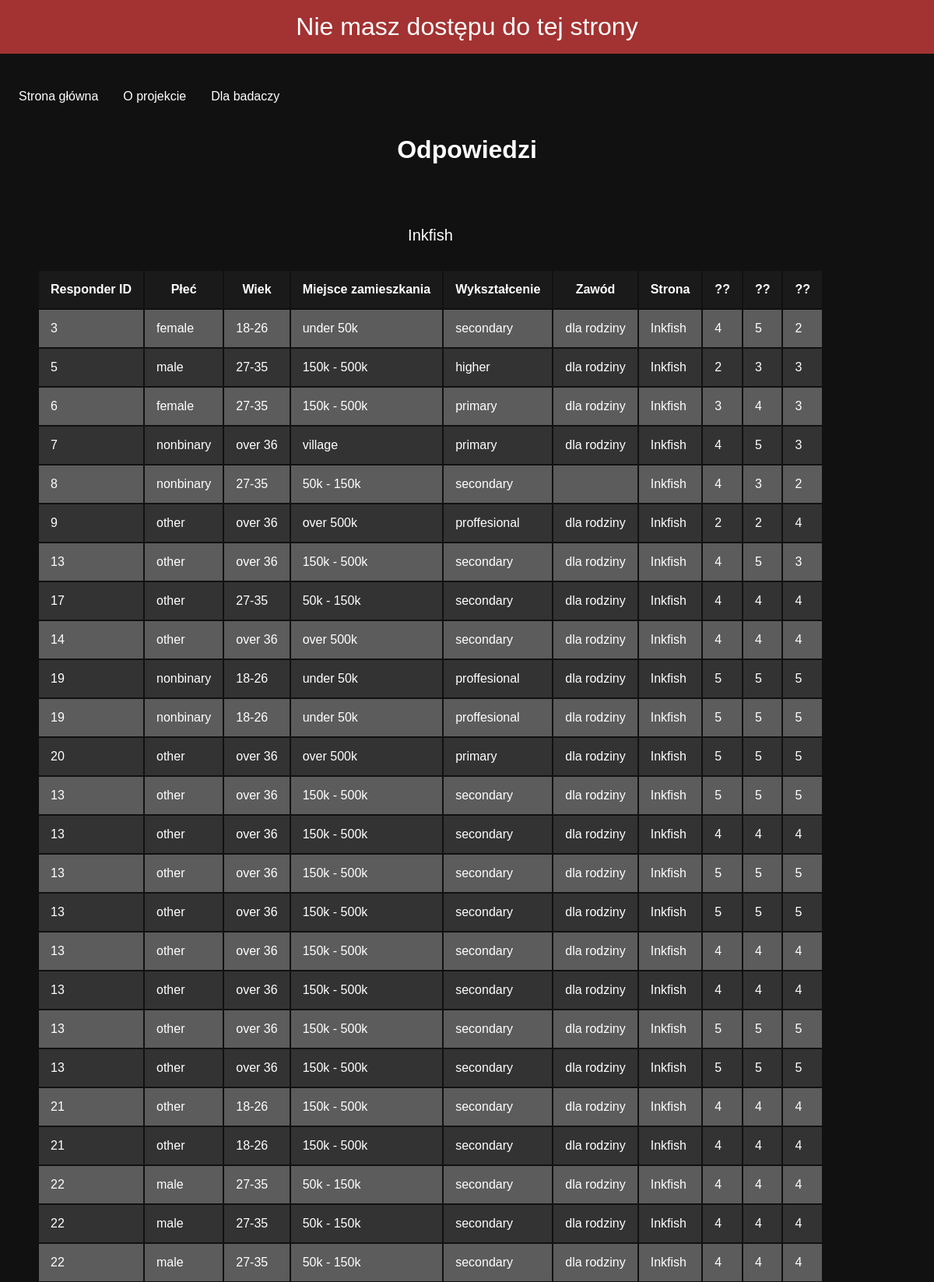
The app's page /responses (upper part) with its own data.
### app.py (models this page shows, shortened)
class Site(db.Model):
    id = db.Column(db.Integer, primary_key=True)
    name = db.Column(db.String(200), nullable=False)
    url = db.Column(db.String(200), nullable=False, unique=True)
    category = db.Column(db.String(200), nullable=False)
    type = db.Column(db.String(200), nullable=False)
    picture = db.Column(db.String(200), nullable=True)

class Question(db.Model):
    id = db.Column(db.Integer, primary_key=True)
    type = db.Column(db.String(200), nullable=False, unique=True)
    q1 = db.Column(db.String(200), nullable=False)
    q2 = db.Column(db.String(200), nullable=False)
    q3 = db.Column(db.String(200), nullable=False)

class Responder(db.Model):
    id = db.Column(db.Integer, primary_key=True)
    gender = db.Column(db.String(200), nullable=False)
    age = db.Column(db.String(200), nullable=False)
    residence = db.Column(db.String(200), nullable=False)
    education = db.Column(db.String(200), nullable=False)
    occupation = db.Column(db.String(200), nullable=True)

class Rating(db.Model):
    id = db.Column(db.Integer, primary_key=True)
    site_id = db.Column(db.Integer, db.ForeignKey('site.id'), nullable=False)
    responder_id = db.Column(db.Integer, db.ForeignKey('responder.id'), nullable=False)
    star1 = db.Column(db.Integer, nullable=False)
    star2 = db.Column(db.Integer, nullable=False)
    star3 = db.Column(db.Integer, nullable=False)
    site = db.relationship('Site', back_populates='ratings')
    responder = db.relationship('Responder', back_populates='ratings')

### app.py (the view)
@app.route('/responses', methods=['GET', 'POST'])
def responses():
    if is_not_logged():
        return redirect(url_for('index'))
    ratings = Rating.query.all()
    responders = Responder.query.all()
    sites = Site.query.all()
    questions = Question.query.all()
    return render_template("responses.html", ratings=ratings, responders=responders, sites=sites, questions=questions)

### app.py (called while the page is built)
def is_not_logged():
    if 'logged' not in session or session['logged']==False:
        flash('Nie masz dostępu do tej strony')

### templates/responses.html (shortened to what this page needs)
{% extends 'base.html' %}
{% block body %}
    <h2>Odpowiedzi</h2>
    {% for site in sites %}
        <table>
            <caption>{{ site.name }}</caption>
            <thead>
                <tr>
                    <th>Responder ID</th>
                    <th>Płeć</th>
                    <th>Wiek</th>
                    <th>Miejsce zamieszkania</th>
                    <th>Wykształcenie</th>
                    <th>Zawód</th>
                    <th>Strona</th>
                    {% for question in questions if site.type == question.type %}
                        <th>{{ question.q1 }}</th>
                        <th>{{ question.q2 }}</th>
                        <th>{{ question.q3 }}</th>
                    {% endfor %}
                </tr>
            </thead>
            <tbody>
                {% for rating in ratings if rating.site_id == site.id %}
                    {% for responder in responders if rating.responder_id == responder.id %}
                        <tr>
                            <td>{{ responder.id }}</std>
                            <td>{{ responder.gender }}</td>
                            <td>{{ responder.age }}</td>
                            <td>{{ responder.residence }}</td>
                            <td>{{ responder.education }}</td>
                            <td>{{ responder.occupation }}</td>
                            <td>{{ rating.site.name }}</td>
                            <td>{{ rating.star1 }}</td>
                            <td>{{ rating.star2 }}</td>
                            <td>{{ rating.star3 }}</td>
                        </tr>
                    {% endfor %}
                {% endfor %}
            </tbody>
        </table>
    {% endfor %}
{% endblock %}

### static/css/main.css (style rules this page uses)
body { margin: 0; font-family: sans-serif; background-color: #111111; color: white; }
h2 { text-align: center; font-size: 2rem; }
table { width: fit-content; margin: 3rem; align-items: center; align-self: center; }
th { background-color: #1a1a1a; }
tr:nth-child(even) { background-color: #333; }
tr:nth-child(odd) { background-color: #5c5c5c; }
th, td { padding: 15px; }
caption { font-size: 20px; padding: 2rem; }

### records on screen
Site: name "Inkfish", site.name "Inkfish"
Question: q1 "??", q2 "??", q3 "??"
Rating: star1 "4", star2 "5", star3 "2"
Responder: id "3", gender "female", age "18-26", residence "under 50k", education "secondary", occupation "dla rodziny"
Rating: star1 "2", star2 "3", star3 "3"
Responder: id "5", gender "male", age "27-35", residence "150k - 500k", education "higher", occupation "dla rodziny"
Rating: star1 "3", star2 "4", star3 "3"
Responder: id "6", gender "female", age "27-35", residence "150k - 500k", education "primary", occupation "dla rodziny"
Rating: star1 "4", star2 "5", star3 "3"
Responder: id "7", gender "nonbinary", age "over 36", residence "village", education "primary", occupation "dla rodziny"
Rating: star1 "4", star2 "3", star3 "2"
Responder: id "8", gender "nonbinary", age "27-35", residence "50k - 150k", education "secondary"
Rating: star1 "2", star2 "2", star3 "4"
Responder: id "9", gender "other", age "over 36", residence "over 500k", education "proffesional", occupation "dla rodziny"
Rating: star1 "4", star2 "5", star3 "3"
Responder: id "13", gender "other", age "over 36", residence "150k - 500k", education "secondary", occupation "dla rodziny"
Rating: star1 "4", star2 "4", star3 "4"
Responder: id "17", gender "other", age "27-35", residence "50k - 150k", education "secondary", occupation "dla rodziny"
Rating: star1 "4", star2 "4", star3 "4"
Responder: id "14", gender "other", age "over 36", residence "over 500k", education "secondary", occupation "dla rodziny"
Rating: star1 "5", star2 "5", star3 "5"
Responder: id "19", gender "nonbinary", age "18-26", residence "under 50k", education "proffesional", occupation "dla rodziny"
Rating: star1 "5", star2 "5", star3 "5"
Rating: star1 "5", star2 "5", star3 "5"
Responder: id "20", gender "other", age "over 36", residence "over 500k", education "primary", occupation "dla rodziny"
Rating: star1 "5", star2 "5", star3 "5"
Rating: star1 "4", star2 "4", star3 "4"
Rating: star1 "5", star2 "5", star3 "5"
Rating: star1 "5", star2 "5", star3 "5"
Rating: star1 "4", star2 "4", star3 "4"
Rating: star1 "4", star2 "4", star3 "4"
Rating: star1 "5", star2 "5", star3 "5"
Rating: star1 "5", star2 "5", star3 "5"
Rating: star1 "4", star2 "4", star3 "4"
Responder: id "21", gender "other", age "18-26", residence "150k - 500k", education "secondary", occupation "dla rodziny"
Rating: star1 "4", star2 "4", star3 "4"
Rating: star1 "4", star2 "4", star3 "4"
Responder: id "22", gender "male", age "27-35", residence "50k - 150k", education "secondary", occupation "dla rodziny"
Rating: star1 "4", star2 "4", star3 "4"
Rating: star1 "4", star2 "4", star3 "4"

### other values on screen
{{ message }} "Nie masz dostępu do tej strony"
